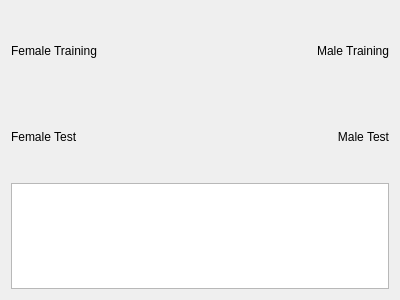
<?xml version="1.0" encoding="UTF-8"?>
<ui version="4.0">
 <class>MainWindow</class>
 <widget class="QMainWindow" name="MainWindow">
  <property name="geometry">
   <rect>
    <x>0</x>
    <y>0</y>
    <width>400</width>
    <height>300</height>
   </rect>
  </property>
  <property name="windowTitle">
   <string>MainWindow</string>
  </property>
  <widget class="QWidget" name="centralWidget">
   <layout class="QGridLayout" name="gridLayout">
    <item row="0" column="1">
     <widget class="ImageDropLabel" name="lblMaleTraining">
      <property name="minimumSize">
       <size>
        <width>0</width>
        <height>80</height>
       </size>
      </property>
      <property name="acceptDrops">
       <bool>true</bool>
      </property>
      <property name="text">
       <string>Male Training</string>
      </property>
      <property name="alignment">
       <set>Qt::AlignRight|Qt::AlignTrailing|Qt::AlignVCenter</set>
      </property>
     </widget>
    </item>
    <item row="0" column="0">
     <widget class="ImageDropLabel" name="lblFemaleTraining">
      <property name="minimumSize">
       <size>
        <width>0</width>
        <height>80</height>
       </size>
      </property>
      <property name="acceptDrops">
       <bool>true</bool>
      </property>
      <property name="text">
       <string>Female Training</string>
      </property>
     </widget>
    </item>
    <item row="1" column="0">
     <widget class="ImageDropLabel" name="lblFemaleTest">
      <property name="minimumSize">
       <size>
        <width>0</width>
        <height>80</height>
       </size>
      </property>
      <property name="acceptDrops">
       <bool>true</bool>
      </property>
      <property name="text">
       <string>Female Test</string>
      </property>
     </widget>
    </item>
    <item row="1" column="1">
     <widget class="ImageDropLabel" name="lblMaleTest">
      <property name="minimumSize">
       <size>
        <width>0</width>
        <height>80</height>
       </size>
      </property>
      <property name="acceptDrops">
       <bool>true</bool>
      </property>
      <property name="text">
       <string>Male Test</string>
      </property>
      <property name="alignment">
       <set>Qt::AlignRight|Qt::AlignTrailing|Qt::AlignVCenter</set>
      </property>
     </widget>
    </item>
    <item row="2" column="0" colspan="2">
     <widget class="QListWidget" name="listWidget"/>
    </item>
   </layout>
  </widget>
 </widget>
 <layoutdefault spacing="6" margin="11"/>
 <customwidgets>
  <customwidget>
   <class>ImageDropLabel</class>
   <extends>QLabel</extends>
   <header>imagedroplabel.h</header>
  </customwidget>
 </customwidgets>
 <resources/>
 <connections/>
</ui>
